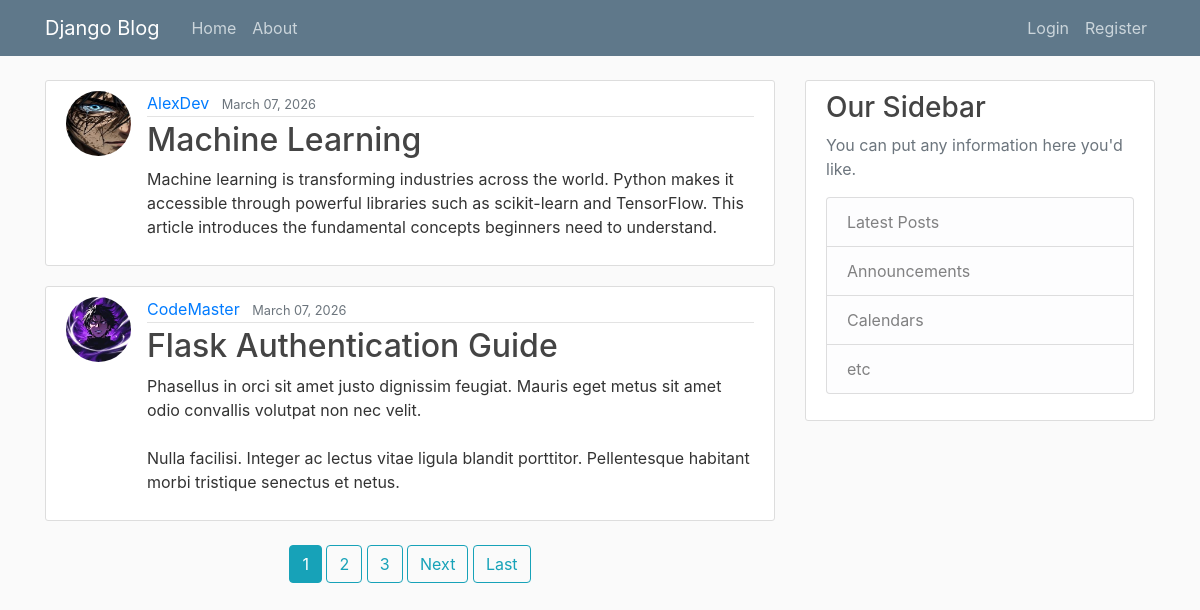
The page / on the database its author committed.
### blog/models.py (models this page shows, shortened)
class Post(models.Model):
    title = models.CharField(max_length = 100)
    content = models.TextField()
    date_posted = models.DateTimeField(default = timezone.now)
    author = models.ForeignKey(User, on_delete = models.CASCADE)

### users/models.py (models this page shows, shortened)
class Profile(models.Model):
    user = models.OneToOneField(User, on_delete = models.CASCADE)
    image = models.ImageField(default = 'default.jpg', upload_to = 'profile_pics')

### blog/views.py (the view)
# urls.py: path('', PostListView.as_view(), name='blog-home'), #as_view() = convert class view → function view
class PostListView(ListView):
    model = Post
    template_name = 'blog/home.html'
    context_object_name  = 'posts'
    ordering = ['-date_posted']    #newest first

### blog/templates/blog/home.html (shortened to what this page needs)
{% extends 'blog/base.html' %}
{% block content %}
    {% for post in posts %}
        <article class="media content-section">
            <img class = "rounded-circle article-img" src="{{ post.author.profile.image.url }}" alt="">
        <div class="media-body">
            <div class="article-metadata">
                <a class="mr-2" href="{% url 'user-posts' post.author.username %}">{{ post.author }}</a>
                <small class="text-muted">{{ post.date_posted|date:"F d, Y" }}</small>
            </div>
            <h2><a class="article-title" href="{% url 'post-detail' post.id %}">{{ post.title }}</a></h2>
            <p class="article-content">{{ post.content }}</p>
        </div>
        </article>
    {% endfor %}
    <div class="text-center mt-4">
        {% if is_paginated %}
            {% for num in page_obj.paginator.page_range %}
                {% if page_obj.number == num %}
                    <a class="btn btn-info mb-4" href="?page={{ num }}">{{ num }}</a>
                {% elif num > page_obj.number|add:'-3' and num < page_obj.number|add:'3' %}
                    <a class="btn btn-outline-info mb-4" href="?page={{ num }}">{{ num }}</a>
                {% endif %}
            {% endfor %}
            {% if page_obj.has_next %}
                <a class="btn btn-outline-info mb-4" href="?page={{ page_obj.next_page_number }}">Next</a>
                <a class="btn btn-outline-info mb-4" href="?page={{ page_obj.paginator.num_pages }}">Last</a>
            {% endif %}
        {% endif %}
    </div>
{% endblock content %}

### blog/static/blog/main.css (style rules this page uses)
body { background: #fafafa; color: #333333; margin-top: 5rem; }
h1, h2, h3, h4, h5, h6 { color: #444444; }
.content-section { background: #ffffff; padding: 10px 20px; border: 1px solid #dddddd; border-radius: 3px; margin-bottom: 20px; }
.article-title { color: #444444; }
.article-content { white-space: pre-line; }
.article-img { height: 65px; width: 65px; margin-right: 16px; }
.article-metadata { padding-bottom: 1px; margin-bottom: 4px; border-bottom: 1px solid #e3e3e3 }

### rows shown on the page
Post: author.profile.image (picture), author "AlexDev", date_posted "March 07, 2026", title "Machine Learning", content "Machine learning is transforming industries across the world. Python makes it accessible through powerful libraries such as scikit-learn and TensorFlow. This article introduces the fundamental concepts beginners need to understand."
Post: author.profile.image (picture), author "CodeMaster", date_posted "March 07, 2026", title "Flask Authentication Guide", content "Phasellus in orci sit amet justo dignissim feugiat. Mauris eget metus sit amet odio convallis volutpat non nec velit. Nulla facilisi. Integer ac lectus vitae ligula blandit porttitor. Pellentesque habitant morbi tristique senectus et netus."

### other values the page prints
{{ num }} "1"
{{ num }} "2" "3"
